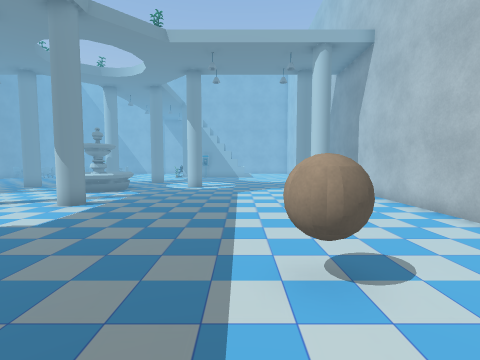
[1] (above)

20 first-person views from a walk through a scene from a Unity 3-D project. The camera is 1.4 m above the floor, tilts 4° down and sees 85° across. The floor is counted in squares, 1 m on a side. Each view is taken from the middle of a square. On the plan, view 1 faces up. The plan holds only what a view shows up to about 13 squares ahead; the rest is blank. Some surface patterns are stand-ins.

[2]
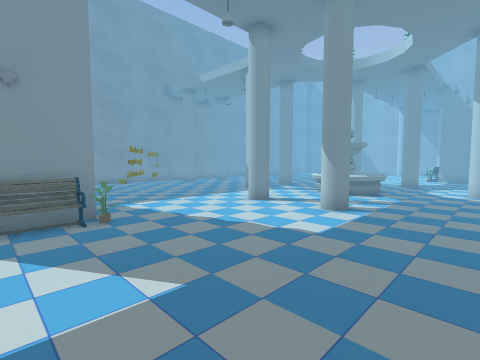

[3]
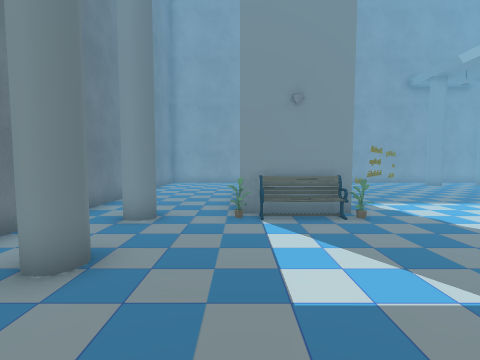

[4]
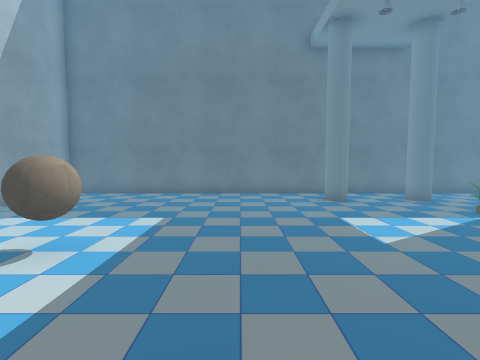

[5]
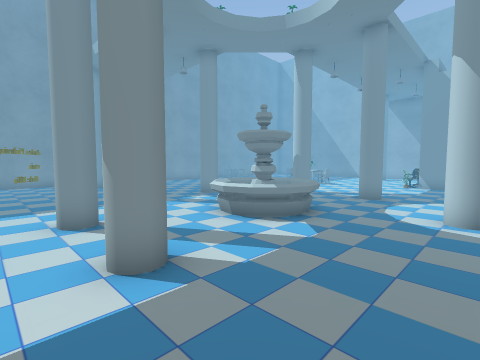

[6]
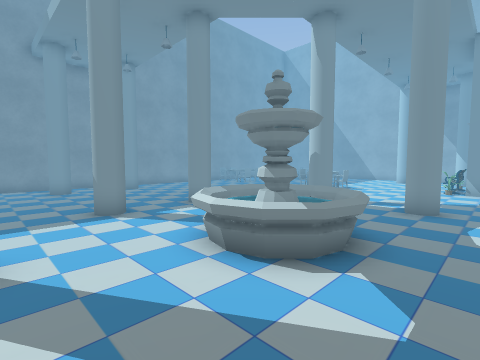

[7]
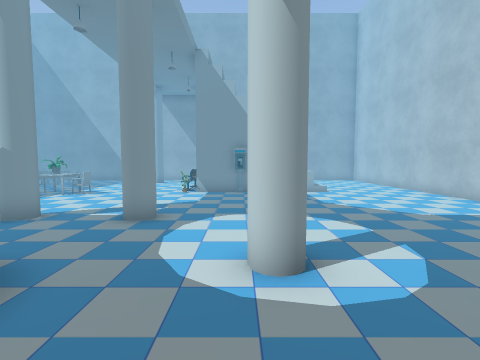

[8]
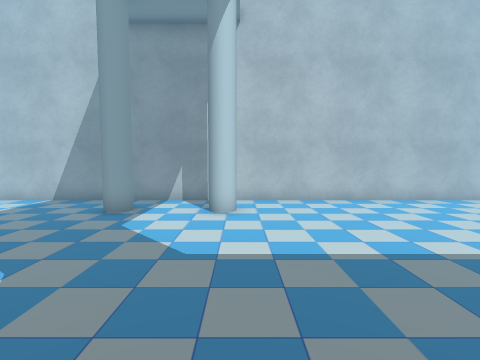

[9]
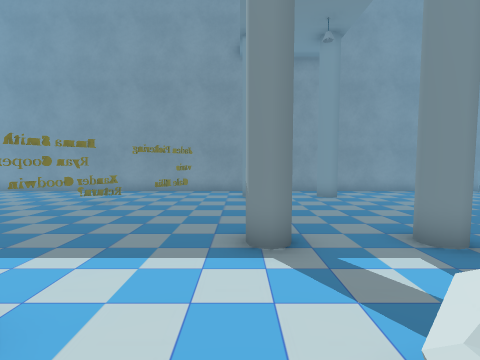

[10]
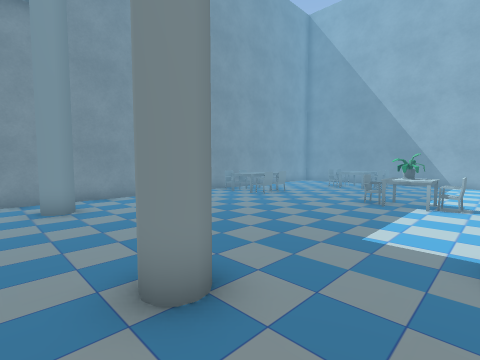

[11]
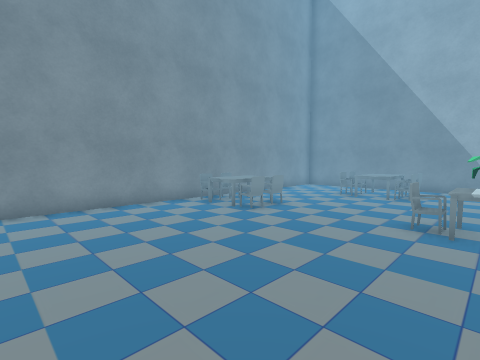

[12]
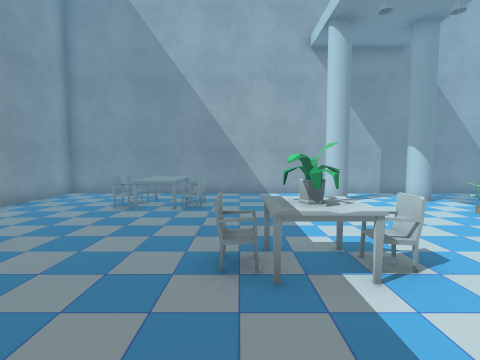

[13]
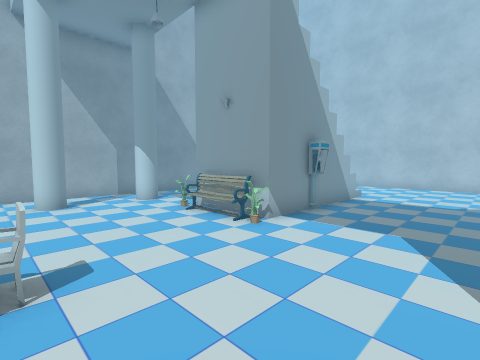

[14]
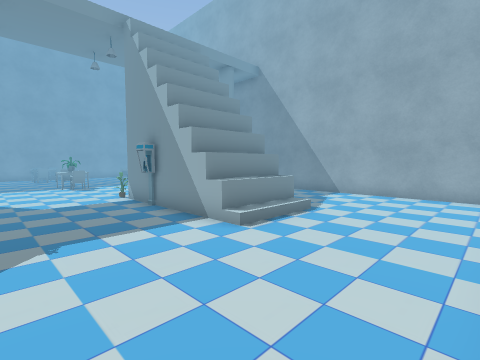

[15]
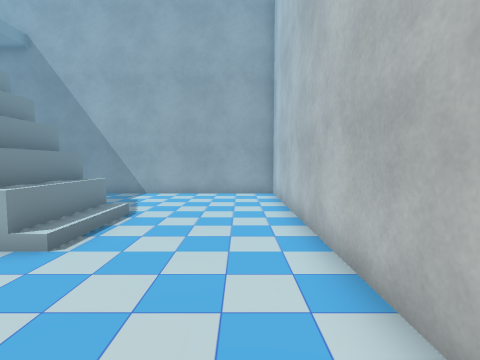

[16]
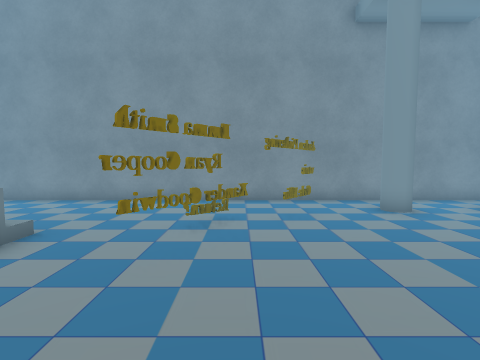

[17]
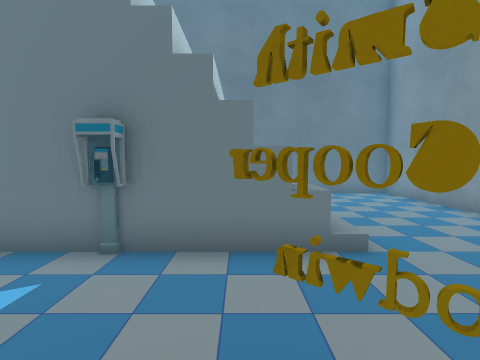

[18]
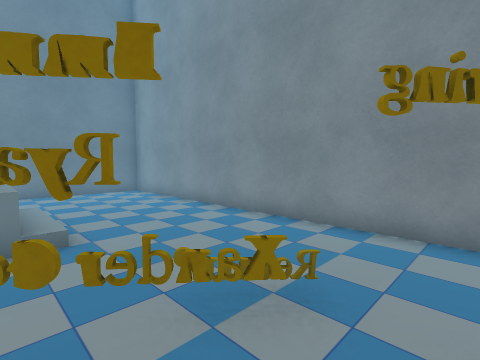

[19]
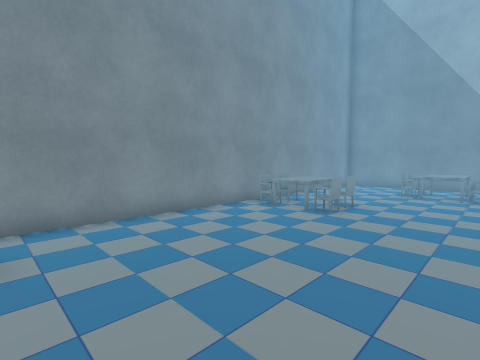

[20]
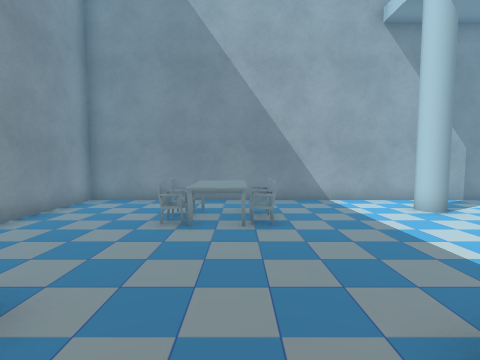

### Floor plan
Key: @ floor where view 1 was taken; # wall or solid block; . floor; / step, stairs or slope; = window, fence, low wall or low ledge; ^ raised ledge; F fountain; B ball; E bench; C chair; T table; P phone; O other object.
Columns run from 20 left of view 1 to 6 right of it. Each row starts with its distance up from view 1.
 31 ###########################
 30 #.........................#
 29 #....TT.....#..#.. .......#
 28 #...CCCC.........  .......#
 27 #...CCCC.........   ......#
 26 #.............OO   #^.....#
 25 #..............E   #^.....#
 24 #.TT...........#   #^.....#
 23 #CCCC...CTC...O##P##^.....#
 22 #CCCC...CTC...............#
 21 #.........................#
 20 #.........................#
 19 #.........................#
 18 #...........#..#.. .......#
 17 #................. .......#
 16 #.........................#
 15 #..#.....#...F....#.....#.#
 14 #...........F#F...........#
 13 #...........###...........#
 12 #..#.....#..F#F.........#.#
 11 #.........................#
 10 #.........................#
  9 #..#........#..#..........#
  8 #...#.....................#
  7 #....=....................#
  6 #....O#...................#
  5 #.........................#
  4 #.........................#
  3 #..../^##P##O........B.. .#
  2 #..../^    #............  #
  1 #..../     E.............
  0 #..../^    OO.......@.....
 -1 #.........................#
 -2 #...........#..#......... #
 -3 #........................ #
 -4 #........................ #
 -5 ###########################

Positions as (right, up) in squares from view 1, and headings:
1: (0, 0), facing up
2: (-2, 1), facing up-left
3: (-2, 0), facing left
4: (-2, 7), facing down
5: (-2, 7), facing up-left
6: (-4, 9), facing up-left
7: (-3, 11), facing up
8: (-4, 11), facing right
9: (-7, 11), facing left
10: (-9, 13), facing up-left
11: (-11, 16), facing up-left
12: (-12, 19), facing up
13: (-10, 19), facing up-right
14: (5, 19), facing up-left
15: (4, 19), facing up
16: (-10, 7), facing left
17: (-13, 7), facing down
18: (-14, 8), facing down-left
19: (-13, 15), facing up-left
20: (-14, 21), facing up
